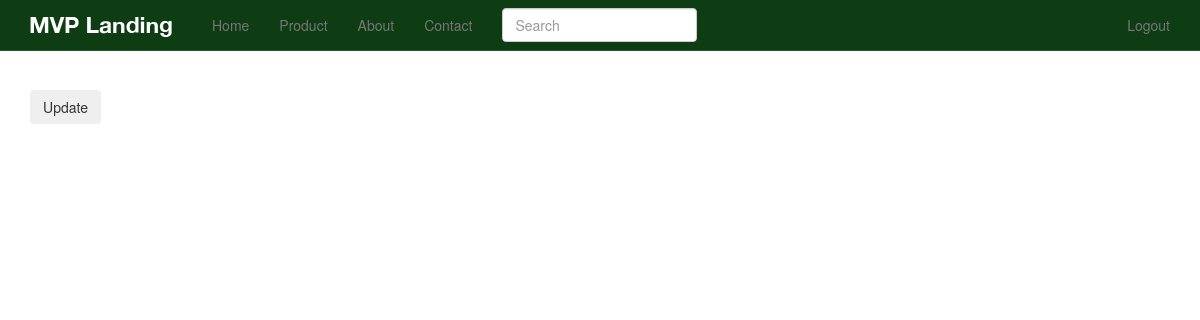
/products/2/inventory/ (signed in), run on an earlier commit of the app's database.
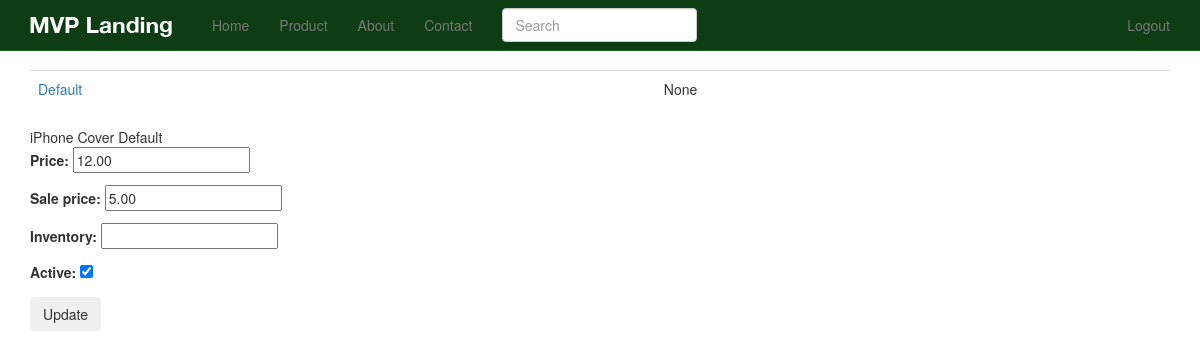
And on a later commit of the database.
### products/models.py (models this page shows, shortened)
class Variation(models.Model):
    product = models.ForeignKey(Product)
    title = models.CharField(max_length=120)
    price = models.DecimalField(decimal_places=2, max_digits=10)
    sale_price = models.DecimalField(decimal_places=2, max_digits=10, null=True, blank=True)
    active = models.BooleanField(default=True)
    inventory = models.IntegerField(null=True, blank=True)   # refer none == unlimited amount
    def __unicode__(self):
        return self.title
    def get_absolute_url(self):
        return self.product.get_absolute_url()

class Product(models.Model):
    title = models.CharField(max_length=120)
    description = models.TextField(blank=True, null=True)
    price = models.DecimalField(decimal_places=2, max_digits=10)
    active = models.BooleanField(default=True)
    categories = models.ManyToManyField('Category', blank=True)
    default = models.ForeignKey('Category', related_name='default_category', null=True, blank=True)
    objects = ProductManager()
    class Meta:
        ordering = ["-title"]
    def get_absolute_url(self):
        return reverse("product_detail", kwargs={"pk": self.pk})

### products/views.py (the view, shortened to what this page needs)
# urls.py: url(r'^(?P<pk>\d+)/inventory/$', VariationListView.as_view(), name='product_inventory'),
class VariationListView(StaffRequiredMixin, ListView):
    model = Variation
    queryset = Variation.objects.all()
    def get_context_data(self, *args, **kwargs):
        context = super(VariationListView, self).get_context_data(*args, **kwargs)
        context["formset"] = VariationInventoryFormSet(queryset=self.get_queryset())
        return context
    def get_queryset(self, *args, **kwargs):
        product_pk = self.kwargs.get("pk")
        if product_pk:
            product = get_object_or_404(Product, pk=product_pk)
            queryset = Variation.objects.filter(product=product)
        return queryset

### products/mixins.py (called while the page is built)
    @method_decorator(login_required)
    def dispatch(self, request, *args, **kwargs):
        if request.user.is_staff:
            return super(StaffRequiredMixin, self).dispatch(request, *args, **kwargs)
        else:
            raise Http404

### products/models.py (called while the page is built)
    def active(self):
        return self.filter(active=True)

    def get_queryset(self):
        return ProductQuerySet(self.model, using=self._db)

    def all(self, *args, **kwargs):
        return self.get_queryset().active()

### products/templates/products/variation_list.html (shortened to what this page needs)
{% extends 'base.html' %}
{% block content %}
    <table class="table">
        {% for object in object_list %}
            <tr>
                <td><a href="{{ object.get_absolute_url }}">{{ object.title }}</a></td>
                <td>{{  object.inventory }}</td>
            </tr>
        {% endfor %}
    </table>
    <form method="POST" action="">{% csrf_token %}
        {% for form in formset %}
            {{ form.instance.product.title }}
            {{ form.instance.title }}
            {{ form.as_p }}
        {% endfor %}
        <input type="submit" value="Update" class="btn">
    </form>
{% endblock %}

### templates/base.html (shortened to what this page needs)
{% load staticfiles %}
<!DOCTYPE html>
<html lang="en">
<head>
    {% include 'head_css.html' %}
</head>
<body>
{% include 'navbar.html' %}
<div class="container">
    {% block content %}
    {% endblock %}
</div>
</body>
</html>

### templates/head_css.html
{% load staticfiles %}
    <link rel="stylesheet" href="//maxcdn.bootstrapcdn.com/font-awesome/4.3.0/css/font-awesome.min.css">
    <link href="{% static 'css/bootstrap.min.css' %}" rel="stylesheet">
    <link href="{% static 'css/navbar-static-top.css' %}" rel="stylesheet">
     <link href="{% static 'css/custom.css' %}" rel="stylesheet">

### templates/navbar.html (shortened to what this page needs)
{% load staticfiles %}
<nav class="navbar navbar-default navbar-static-top">
    <div class="container">
        <div class="navbar-header">
            <a class="navbar-brand" href="{% url 'home' %}"><img src="{% static 'img/mvp_landing_logo.png' %}"/></a>
        </div>
        <div id="navbar" class="navbar-collapse collapse">
            <ul class="nav navbar-nav">
                <li><a href="{% url 'home' %}">Home</a></li>
                <li><a href="{% url 'products' %}">Product</a></li>
                <li><a href="{% url 'about' %}">About</a></li>
                <li><a href="{% url 'contact' %}">Contact</a></li>
                <form class="navbar-form navbar-left" method="GET" role="search" action='{% url "products" %}'>
                    <div class="form-group">
                        <input type="text" class="form-control" placeholder="Search" name="q">
                    </div>
                </form>
            </ul>
            <ul class="nav navbar-nav navbar-right">
                {% if request.user.is_authenticated %}
                    <li><a href="{% url 'auth_logout' %}">Logout</a></li>
                {% else %}
                    <li><a href="{% url 'registration_register' %}">Register</a></li>
                {% endif %}
            </ul>
        </div>
    </div>
</nav>

### templates/javascript.html (shortened to what this page needs)
{% load staticfiles %}

### static_in_pro/our_static/css/navbar-static-top.css (style rules this page uses)
body { min-height: 1000px; }
.navbar-static-top { margin-bottom: 19px; background-color: #0E3D14; border-color: #1A5F23; }
.navbar-default .navbar-brand { color: #FFF; }

What changed in the data, as far as the page shows it:
added Variation: title "Default", inventory "None", instance.product "iPhone Cover", instance "Default"
Also different on the page:
new list line: "Price: Sale price: Inventory: Active: 12.00 5.00  ☑"
